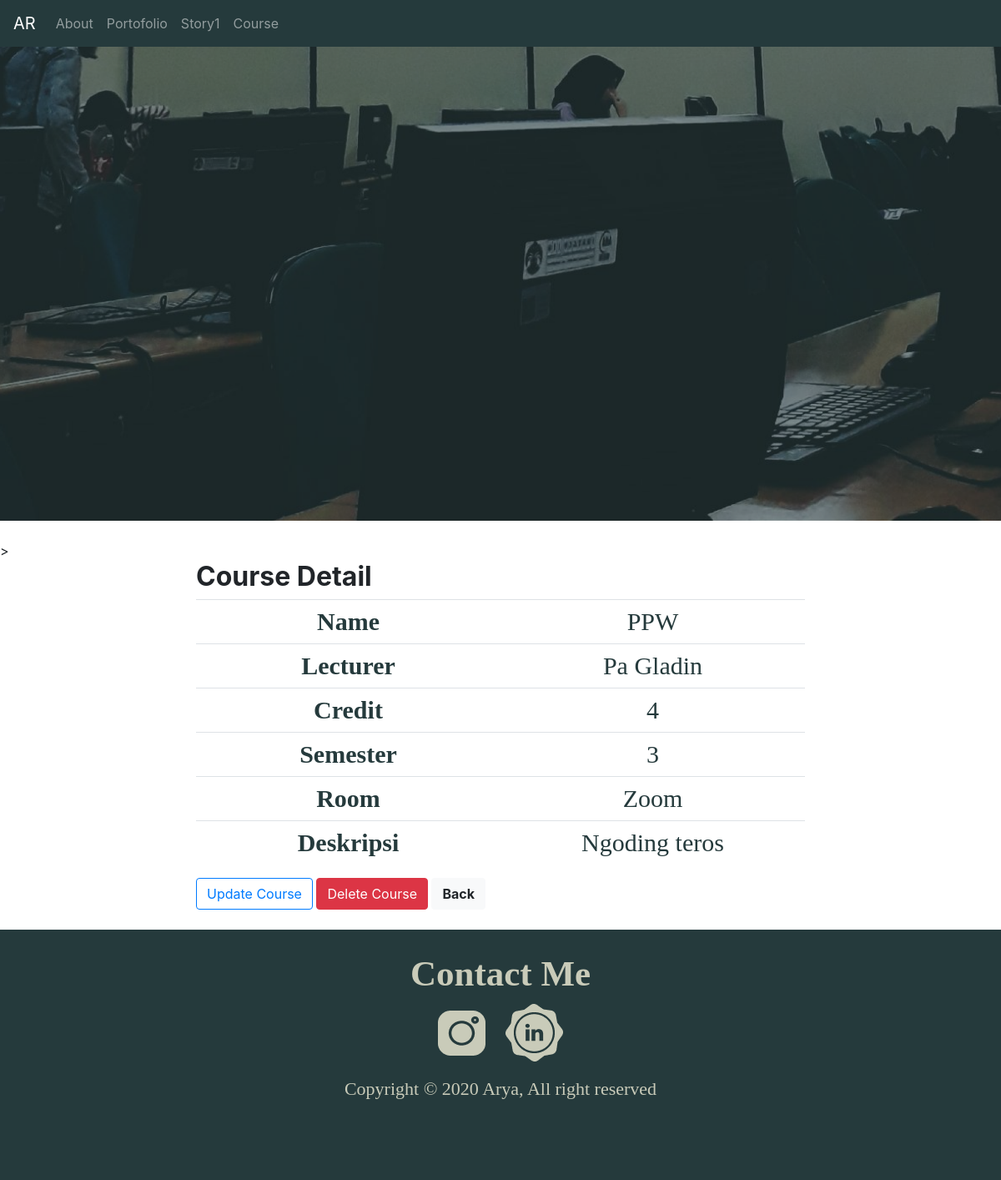
/2, run on the app's committed database.
### matakuliah/models.py (models this page shows, shortened)
class MataKuliahSaya(models.Model):
    nama = models.CharField(max_length = 50)
    dosen = models.CharField(max_length = 50)
    jumlahSKS = models.PositiveIntegerField()
    semester = models.CharField(max_length = 20)
    ruangKelas = models.CharField(max_length= 50)
    deskripsi = models.CharField(max_length = 500)

### matakuliah/views.py (the view)
# urls.py: path('<int:id>',views.matkulDetail),
def matkulDetail(request,id):
    matakuliah = MataKuliahSaya.objects.get(id=id)
    return render(request,'matakuliah/matakuliah_detail.html',{'matakuliah':matakuliah})

### matakuliah/templates/matakuliah/matakuliah_detail.html (shortened to what this page needs)
{% extends 'base.html' %}
{% load static %}
{% block head-footer %}
<header>
  <div class="cover" style="background-image: url(static/huhu.png);">
</header>
<br>>
<div class="container">
    <div class="row justify-content-center">
      <div class="col-8">
        <h2 class="featurette-heading"><b>Course Detail</b></h2>
        <table class="table" style="text-align: left;" >
        <tbody >
          <tr>
            <th scope="row">Name</th>
            <td>{{ matakuliah.nama }}</td>
          </tr>
          <tr>
            <th scope="row">Lecturer</th>
            <td>{{ matakuliah.dosen }}</td>
          </tr>
          <tr>
            <th scope="row">Credit</th>
            <td>{{ matakuliah.jumlahSKS }}</td>
          </tr>
          <tr>
            <th scope="row">Semester</th>
            <td>{{ matakuliah.semester }}</td>
          </tr>
          <tr>
            <th scope="row">Room</th>
            <td>{{ matakuliah.ruangKelas }}</td>
          </tr>
          <tr>
            <th scope="row">Deskripsi</th>
            <td>{{ matakuliah.deskripsi }}</td>
          </tr>
        </tbody>
      </table>
      <a button type="button" class="btn btn-outline-primary" href="{% url 'matakuliah:matakuliah_update' matakuliah.id %}">Update Course</a>
      <a class="btn btn-danger" href="{% url 'matakuliah:matakuliah_delete' matakuliah.id %}">Delete Course</a>
      <a type="button" class="btn btn-light" href="{% url 'matakuliah:matakuliah_list' %}"><b>Back</b></a>
  </div>
</div>
</div>
{% endblock %}

### static/desain/style.css (style rules this page uses)
body,html { height: 100%; margin: 0; padding: 0; }
.cover { position: relative; height: 600px; overflow: hidden; background-position: center; background-repeat: no-repeat; background-size: cover; }
table, th, td { table-layout: fixed; font-family: Proxima Nova; font-size: 30px; line-height: 28px; text-align: center; color: #253A3C; width: 100%; border-collapse:collapse; }

### data on the page
MataKuliahSaya: nama "PPW", dosen "Pa Gladin", jumlahSKS "4", semester "3", ruangKelas "Zoom", deskripsi "Ngoding teros"
